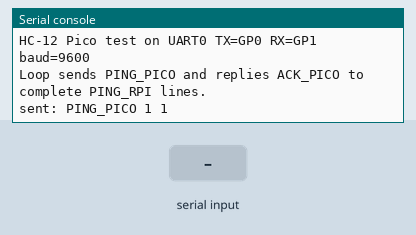
Recording of a program running on a simulated Raspberry Pi Pico running MicroPython. On the bench: the last lines printed to the serial console. Inputs (shaded band) come from the test bench.

Above: at 1.2 s.
1.3 s: "PING_RPI\n" received over the second serial link
At 1.9 s:
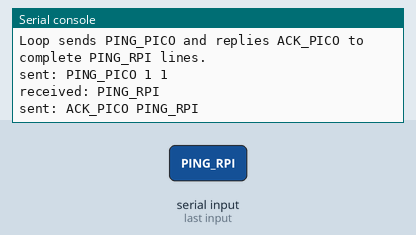
2.8 s: "1\n" received over the second serial link
At 3.4 s:
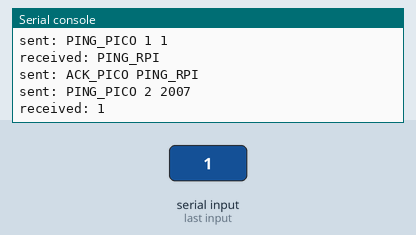

The program:

hc12_pico_test.py
```python
from machine import Pin, UART
import time

UART_ID = 0
TX_PIN = 0
RX_PIN = 1
BAUDRATE = 9600
SEND_INTERVAL_MS = 2000
MAX_RX_BUFFER_BYTES = 512

uart = UART(UART_ID, baudrate=BAUDRATE, tx=Pin(TX_PIN), rx=Pin(RX_PIN))
last_send = time.ticks_add(time.ticks_ms(), -SEND_INTERVAL_MS)
counter = 0
rx_buffer = bytearray()

print("HC-12 Pico test on UART{} TX=GP{} RX=GP{} baud={}".format(UART_ID, TX_PIN, RX_PIN, BAUDRATE))
print("Loop sends PING_PICO and replies ACK_PICO to complete PING_RPI lines.")

while True:
    now = time.ticks_ms()
    if time.ticks_diff(now, last_send) >= SEND_INTERVAL_MS:
        counter += 1
        message = "PING_PICO {} {}".format(counter, now)
        uart.write((message + "\n").encode())
        print("sent:", message)
        last_send = now

    if uart.any():
        chunk = uart.read()
        if chunk:
            rx_buffer.extend(chunk)

        while True:
            newline_index = rx_buffer.find(b"\n")
            if newline_index < 0:
                break

            line = bytes(rx_buffer[:newline_index])
            rx_buffer = rx_buffer[newline_index + 1 :]

            try:
                decoded = line.decode("utf-8").strip()
            except UnicodeError:
                decoded = line.decode("utf-8", "ignore").strip()

            if not decoded:
                continue

            print("received:", decoded)
            if decoded.startswith("PING_RPI"):
                response = "ACK_PICO {}".format(decoded)
                uart.write((response + "\n").encode())
                print("sent:", response)

        if len(rx_buffer) > MAX_RX_BUFFER_BYTES:
            print("discarded unterminated RX data:", len(rx_buffer), "bytes")
            rx_buffer = bytearray()

    time.sleep_ms(50)
```

Measured:
- after the input at 1.3 s, the serial console: prints a new line at once (image 1)
- after the input at 2.8 s, the serial console: prints a new line at once (image 2)
